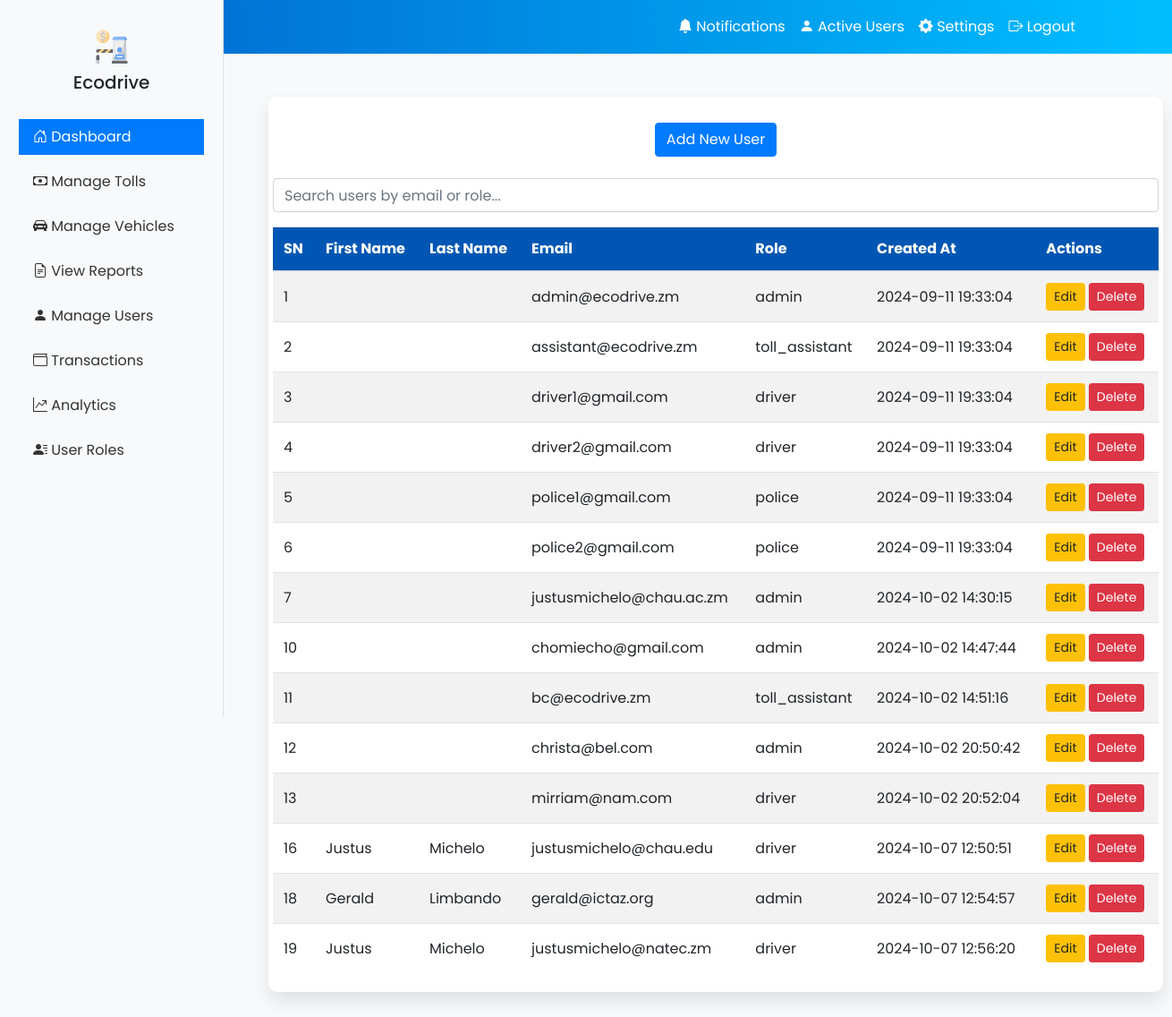
Page /main/sys_admin/users.php on the committed database.
### tables this page shows
CREATE TABLE `users` (
  `id` int(11) NOT NULL AUTO_INCREMENT,
  `email` varchar(255) NOT NULL,
  `password` varchar(255) NOT NULL,
  `role` enum('admin','toll_assistant','driver','police') NOT NULL,
  `created_at` timestamp NOT NULL DEFAULT current_timestamp(),
  `first_name` varchar(100) NOT NULL,
  `last_name` varchar(100) NOT NULL,
  `qr_code` text DEFAULT NULL,
  `toll_crossings` int(11) DEFAULT 0,
  `payments_made` int(11) DEFAULT 0,
  `outstanding_balance` decimal(10,2) DEFAULT 0.00,
  PRIMARY KEY (`id`),
  UNIQUE KEY `email` (`email`)
);

### main/sys_admin/users.php (the view, shortened to what this page needs)
<?php
include '../configs/db.php';
$query = "SELECT * FROM users";
$stmt = $pdo->query($query);
$users = $stmt->fetchAll(PDO::FETCH_ASSOC);
?>
<!DOCTYPE html>
<html lang="en">
<head>
    <link rel="stylesheet" href="https://stackpath.bootstrapcdn.com/bootstrap/4.5.2/css/bootstrap.min.css">
    <link rel="stylesheet" href="https://cdn.jsdelivr.net/npm/bootstrap-icons@1.10.3/font/bootstrap-icons.css">
    <link rel="stylesheet" href="../assets/css/style.css">
</head>
<body>
<?php include 'navbar.php'; ?>
<?php include 'sidebar.php'; ?>
<div class="m-container mt-5">
    <button type="button" class="btn btn-primary m-4" data-toggle="modal" data-target="#addUserModal">
        Add New User
    </button>
    <input type="text" id="searchInput" class="form-control mb-3" placeholder="Search users by email or role..." onkeyup="filterTable()">
    <table class="table table-striped" id="usersTable">
        <thead>
            <tr>
                <th>SN</th>
                <th>First Name</th>
                <th>Last Name</th>
                <th>Email</th>
                <th>Role</th>
                <th>Created At</th>
                <th>Actions</th>
            </tr>
        </thead>
        <tbody>
            <?php
            if (count($users) > 0) {
                foreach ($users as $row) {
                    echo "<tr>";
                    echo "<td>" . htmlspecialchars($row['id']) . "</td>";
                    echo "<td>" . htmlspecialchars($row['first_name']) . "</td>";
                    echo "<td>" . htmlspecialchars($row['last_name']) . "</td>";
                    echo "<td>" . htmlspecialchars($row['email']) . "</td>";
                    echo "<td>" . htmlspecialchars($row['role']) . "</td>";
                    echo "<td>" . htmlspecialchars($row['created_at']) . "</td>";
                    echo '<td>
                        <a href="edit_user.php?id=' . $row['id'] . '" class="btn btn-warning btn-sm">Edit</a>
                        <a href="delete_user.php?id=' . $row['id'] . '" class="btn btn-danger btn-sm" onclick="return confirm(\'Are you sure you want to delete this user?\')">Delete</a>
                        </td>';
                    echo "</tr>";
                }
            } else {
                echo "<tr><td colspan='7'>No users found</td></tr>";
            }
            ?>
        </tbody>
    </table>
</div>
</body>
</html>

### main/sys_admin/navbar.php (shortened to what this page needs)
<nav class="navbar navbar-expand-lg">
    <div class="container">
        <div class="collapse navbar-collapse" id="navbarNav">
            <ul class="navbar-nav ml-auto">
                <li class="nav-item">
                    <a class="nav-link" href="notifications.php"><i class="bi bi-bell-fill"></i> Notifications</a>
                </li>
                <li class="nav-item">
                    <a class="nav-link" href="users.php"><i class="bi bi-person-fill"></i> Active Users</a>
                </li>
                <li class="nav-item">
                    <a class="nav-link" href="settings.php"><i class="bi bi-gear-fill"></i> Settings</a>
                </li>
                <li class="nav-item">
                    <a class="nav-link" href="logout.php"><i class="bi bi-box-arrow-right"></i> Logout</a>
                </li>
            </ul>
        </div>
    </div>
</nav>

### main/sys_admin/sidebar.php
<div class="sidebar bg-light border-right" style="width: 250px; height: 100vh; position: fixed; top: 0; left: 0; overflow-y: auto;">
    <div class="sidebar-header text-center py-3">
        <img src="<?= LOGO_PATH; ?>" alt="<?= htmlspecialchars(SITE_NAME); ?>" style="width: 40px; height: 40px;">
        <h5 class="mt-2"><?= htmlspecialchars(SITE_NAME); ?></h5>
    </div>
    <ul class="nav flex-column">
        <li class="nav-item">
            <a class="nav-link active" href="dashboard.php"><i class="bi bi-house-door"></i> Dashboard</a>
        </li>
        <li class="nav-item">
            <a class="nav-link" href="tolls.php"><i class="bi bi-cash"></i> Manage Tolls</a>
        </li>
        <li class="nav-item">
            <a class="nav-link" href="vehicles.php"><i class="bi bi-car-front-fill"></i> Manage Vehicles</a>
        </li>
        <li class="nav-item">
            <a class="nav-link" href="reports.php"><i class="bi bi-file-earmark-text"></i> View Reports</a>
        </li>
        <li class="nav-item">
            <a class="nav-link" href="users.php"><i class="bi bi-person-fill"></i> Manage Users</a>
        </li>
        <li class="nav-item">
            <a class="nav-link" href="transactions.php"><i class="bi bi-wallet"></i> Transactions</a>
        </li>
        <li class="nav-item">
            <a class="nav-link" href="analytics.php"><i class="bi bi-graph-up-arrow"></i> Analytics</a>
        </li>
        <li class="nav-item">
            <a class="nav-link" href="user_roles.php"><i class="bi bi-person-lines-fill"></i> User Roles</a>
        </li>
    </ul>
</div>

### main/assets/css/style.css (style rules this page uses)
:root { --primary-color: #007bff; --secondary-color: #6c757d; --success-color: #28a745; --warning-color: #ffc107; --danger-color: #dc3545; --light-color: #f8f9fa; --dark-color: #343a40; }
body { font-family: 'Poppins', sans-serif; margin: 0; padding: 0; background-color: #f8f9fa; overflow-x: hidden; }
.navbar { background: linear-gradient(to right, #0062cc, #00bfff); }
.navbar-nav .nav-link { color: white; padding: 10px 15px; transition: color 0.3s ease; text-decoration: none; }
.sidebar { padding: 1rem; border: 1px 1px 1px 1px solid #fff; }
.sidebar .nav-link { margin: 5px; color: #333; }
.sidebar .nav-link.active { background-color: #007bff; color: white; }

### main/sys_admin/users.php (style rules this page uses)
.m-container { width: 100%; max-width: 1000px; background-color: white; padding: 5px; border-radius: 10px; box-shadow: 0px 10px 20px rgba(0, 0, 0, 0.1); text-align: center; margin: 300px; }
.table { width: 100%; }
.table th, .table td { text-align: left; vertical-align: middle; }
.table th { background-color: #0056b3; color: white; }
.table-striped tbody tr:nth-of-type(odd) { background-color: #f2f2f2; }

### rows in the picture
users: id "1", email "admin@ecodrive.zm", role "admin", created_at "2024-09-11 19:33:04"
users: id "2", email "assistant@ecodrive.zm", role "toll_assistant", created_at "2024-09-11 19:33:04"
users: id "3", email "driver1@gmail.com", role "driver", created_at "2024-09-11 19:33:04"
users: id "4", email "driver2@gmail.com", role "driver", created_at "2024-09-11 19:33:04"
users: id "5", email "police1@gmail.com", role "police", created_at "2024-09-11 19:33:04"
users: id "6", email "police2@gmail.com", role "police", created_at "2024-09-11 19:33:04"
users: id "7", email "justusmichelo@chau.ac.zm", role "admin", created_at "2024-10-02 14:30:15"
users: id "10", email "chomiecho@gmail.com", role "admin", created_at "2024-10-02 14:47:44"
users: id "11", email "bc@ecodrive.zm", role "toll_assistant", created_at "2024-10-02 14:51:16"
users: id "12", email "christa@bel.com", role "admin", created_at "2024-10-02 20:50:42"
users: id "13", email "mirriam@nam.com", role "driver", created_at "2024-10-02 20:52:04"
users: id "16", first_name "Justus", last_name "Michelo", email "justusmichelo@chau.edu", role "driver", created_at "2024-10-07 12:50:51"
users: id "18", first_name "Gerald", last_name "Limbando", email "gerald@ictaz.org", role "admin", created_at "2024-10-07 12:54:57"
users: id "19", first_name "Justus", last_name "Michelo", email "justusmichelo@natec.zm", role "driver", created_at "2024-10-07 12:56:20"

### other values in the picture
SITE_NAME "Ecodrive"
